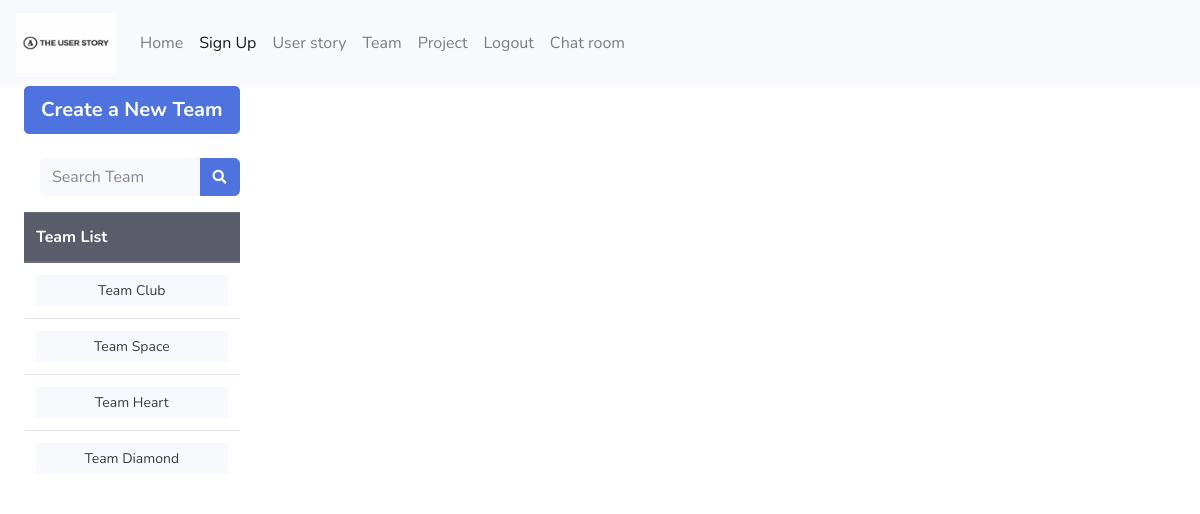
Screenshot of /team_base (signed in) with the database file from the repository.
### app/models.py (models this page shows)
class Team(db.Model):
    _table_ = db.Model.metadata.tables['team']
    __table_args__ = {'extend_existing': True}
    team_id = db.Column(db.Integer, primary_key=True)

### app/team/routes.py (the view)
@bp_team.route('/team_base', methods=['GET', 'POST'])
def team_base():  # with search function
    if current_user.is_authenticated:
        if request.method == 'POST':
            term = request.form['search_term']
            if term == '':
                flash("Enter a Team Name")
                return redirect(url_for('team.team_base'))
            results = Team.query.filter(Team.name.contains(term)).all()
            if not results:
                flash('No Team Found')
            return render_template('team_base.html', teams=results)
        else:
            teams = Team.query.all()
            return render_template('team_base.html', teams=teams)
    else:
        response = make_response(redirect(url_for('auth.login')))
        flash('Please Login First To Use The Team Function')
        return response

### app/auth/routes.py (called while the page is built)
@login_manager.user_loader
def load_user(user_id):
    if user_id is not None:
        return User.query.get(user_id)
    return None

### app/templates/team_base.html (shortened to what this page needs)
{% extends "base.html" %}
{% block content %}
    <div role=main>
        <div class="container-fluid">
            <div class="row">
                <div class="col-2">
                    <ul class="nav flex-column">
                        <li class="nav-item">
                            <a href="{{ url_for('team.team_creation') }}" type="button"
                               class="btn btn-primary btn-lg btn-block"><strong>Create a New Team</strong>
                            </a><br>
                        </li>
                        <li class="nav-item">
                            <form class="d-none d-sm-inline-block form-inline mr-auto ml-md-3 my-2 my-md-0 mw-100"
                                  method="post" action="{{ url_for('team.team_base') }}">
                                <div class="input-group">
                                    <input type="text" class="form-control bg-light border-0 small"
                                           placeholder="Search Team" aria-label="Search"
                                           aria-describedby="basic-addon2"
                                           name="search_term">
                                    <div class="input-group-append">
                                        <button class="btn btn-primary" type="submit">
                                            <i class="fas fa-search fa-sm"></i>
                                        </button>
                                    </div>
                                </div>
                            </form><p></p>
                            <table class="table">
                                <thead class="thead-dark">
                                <tr>
                                    <th scope="col">Team List</th>
                                </tr>
                                {% for team in teams %}
                                    <tr>
                                        <td><a type="button" class="btn btn-light btn-sm btn-block"
                                               href="{{ url_for('team.team_info', team_id=team.team_id) }}">{{ team.name }}</a>
                                        </td>
                                    </tr>
                                {% endfor %}
                                </thead>
                            </table>
                        </li>
                    </ul>
                </div>
            </div>
        </div>
    </div>
{% endblock %}

### rows the page displays
Team: name "Team Club"
Team: name "Team Space"
Team: name "Team Heart"
Team: name "Team Diamond"
